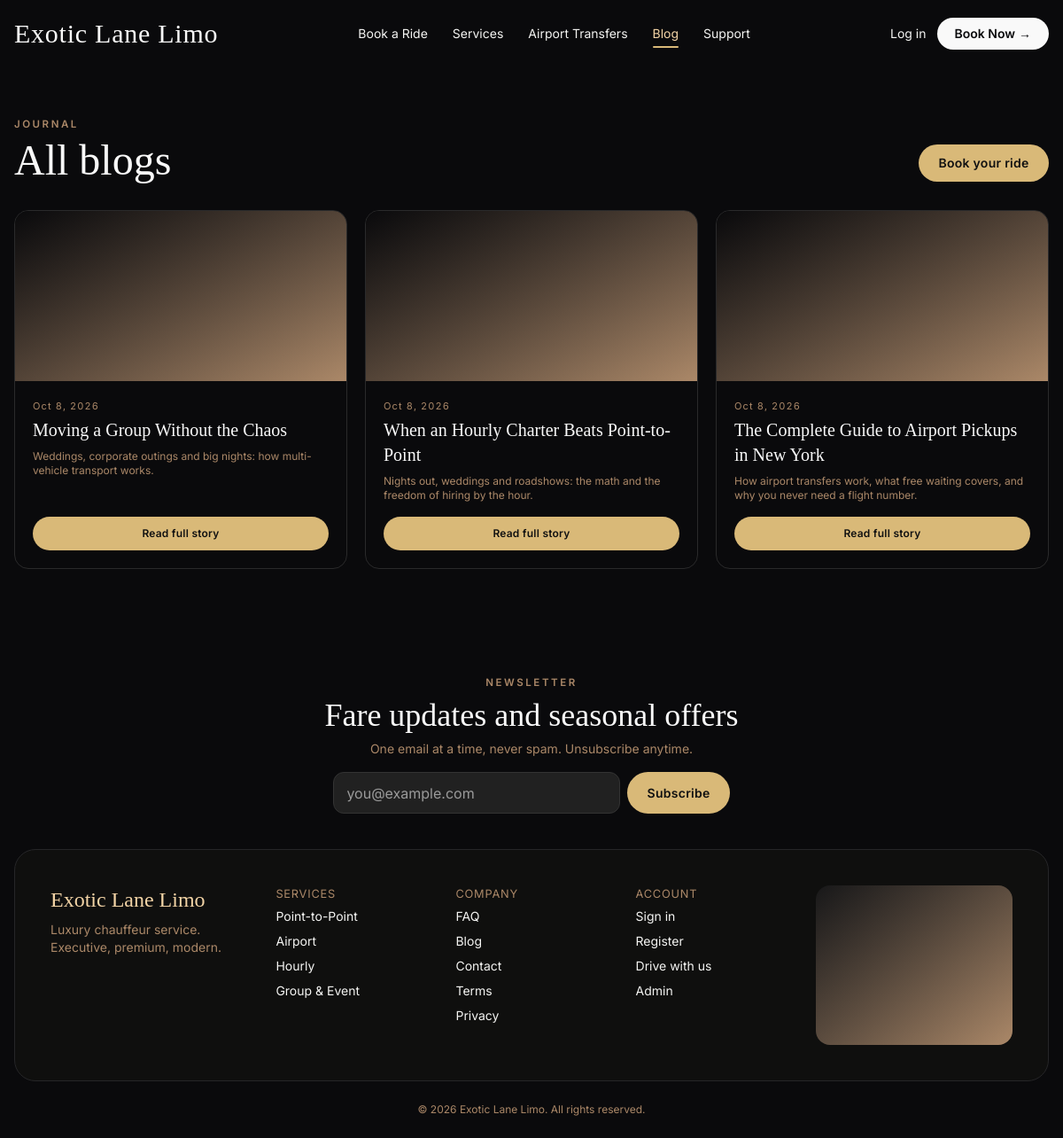
Page /services/blogs/index.php on the committed database.
### tables this page shows
CREATE TABLE IF NOT EXISTS blog_posts (
  id BIGINT UNSIGNED NOT NULL AUTO_INCREMENT PRIMARY KEY,
  slug VARCHAR(150) NOT NULL,
  title VARCHAR(190) NOT NULL,
  excerpt VARCHAR(255) NULL,
  body MEDIUMTEXT NULL,
  cover VARCHAR(255) NULL,
  meta_title VARCHAR(190) NULL,
  meta_description VARCHAR(255) NULL,
  meta_keywords VARCHAR(255) NULL,
  status ENUM('draft','published') NOT NULL DEFAULT 'draft',
  published_at DATETIME NULL,
  created_at DATETIME NOT NULL DEFAULT CURRENT_TIMESTAMP,
  updated_at DATETIME NOT NULL DEFAULT CURRENT_TIMESTAMP ON UPDATE CURRENT_TIMESTAMP,
  UNIQUE KEY uq_blog_slug (slug),
  KEY idx_blog_status (status, published_at)
);

### app/Helpers/functions.php (called while the page is built, shortened)
<?php
function url(string $path = ''): string
{
    return SITE_URL . '/' . ltrim($path, '/');
}
function asset(string $path): string
{
    return url('assets/' . ltrim($path, '/'));
}
function nav_active(string|array $paths, bool $underline = true): string
{
    $script = '/' . ltrim((string)($_SERVER['SCRIPT_NAME'] ?? ''), '/');
    foreach ((array)$paths as $p) {
        $p = '/' . ltrim((string)$p, '/');
        if ($script === $p || str_ends_with($script, $p)) {
            return $underline ? 'nav-active' : 'text-[#F3D4A6]';
        }
    }
    return '';
}
function e(mixed $v): string
{
    return htmlspecialchars((string)($v ?? ''), ENT_QUOTES | ENT_SUBSTITUTE, 'UTF-8');
}
function setting(PDO $pdo, string $key, mixed $default = null, bool $refresh = false): mixed
{
    static $cache = [];
    if (array_key_exists($key, $cache)) return $cache[$key];
    $st = $pdo->prepare('SELECT svalue FROM settings WHERE skey = ? LIMIT 1');
    $st->execute([$key]);
    $row = $st->fetch(PDO::FETCH_ASSOC);
    $cache[$key] = $row ? $row['svalue'] : $default;
    return $cache[$key];
}
function media_url(?string $value): string
{
    $v = trim((string)$value);
    if ($v === '') return '';
    return url($v);
}

### app/Helpers/seo.php (called while the page is built, shortened)
<?php
function seo_setting(PDO $pdo, string $key, string $default = ''): string
{
    try {
        $v = setting($pdo, $key, $default);
        return trim((string)$v);
    } catch (Throwable) {
        return $default;
    }
}
function seo_business_node(PDO $pdo): array
{
    $name = seo_setting($pdo, 'org_name', 'Exotic Lane Limo');
    $type = seo_setting($pdo, 'schema_type', 'LimousineService');
    $node = [
        '@type' => $type,
        'name' => $name,
        'url' => SITE_URL . '/',
    ];
    $desc = seo_setting($pdo, 'meta_description');
    if ($desc !== '') $node['description'] = $desc;
    $logo = seo_setting($pdo, 'site_logo');
    $currency = seo_setting($pdo, 'currency', 'USD');
    if ($currency !== '') $node['currenciesAccepted'] = $currency;
    return $node;
}

### app/Middleware/Auth.php (called while the page is built, shortened)
<?php
function current_user(string $role): ?array
{
    return $_SESSION['user'][$role] ?? null;
}

### services/blogs/index.php (the view, shortened to what this page needs)
<?php
$pdo = Database::pdo();
$posts = $pdo->query("SELECT slug, title, excerpt, cover, published_at FROM blog_posts WHERE status = 'published' ORDER BY published_at DESC, id DESC")->fetchAll();
?>
<div class="max-w-7xl mx-auto px-4 py-10 md:py-14">
  <p class="eyebrow">Journal</p>
  <div class="flex flex-wrap items-end justify-between gap-4 mt-2">
    <h1 class="font-display text-4xl md:text-5xl text-[#F9F9F9]">All blogs</h1>
    <a href="<?= url('services/booking.php') ?>" class="btn-gold rounded-full text-sm px-6 py-2.5">Book your ride</a>
  </div>
  <?php if (!$posts): ?>
    <p class="text-sm text-[#AB8868] mt-8">No stories yet — check back soon.</p>
  <?php else: ?>
  <div class="grid sm:grid-cols-2 lg:grid-cols-3 gap-5 mt-8">
    <?php foreach ($posts as $p): ?>
    <a href="<?= url('services/blogs/read.php?slug=' . urlencode($p['slug'])) ?>" class="group flex flex-col rounded-2xl overflow-hidden border border-[#2a2a2b] hover:border-[#C8A96B]">
      <div class="h-48 bg-gradient-to-br from-[#0A0A0C] to-[#AB8868] overflow-hidden">
      </div>
      <div class="p-5 flex flex-col flex-1">
        <p class="tabular text-[11px] tracking-widest text-[#AB8868]"><?= e(date('M j, Y', strtotime($p['published_at'] ?? $p['created_at'] ?? 'now'))) ?></p>
        <h2 class="font-display text-xl text-[#F9F9F9] mt-1"><?= e($p['title']) ?></h2>
        <?php if (!empty($p['excerpt'])): ?><p class="text-xs text-[#AB8868] mt-2 flex-1"><?= e($p['excerpt']) ?></p><?php endif; ?>
        <span class="mt-4 inline-block text-center btn-gold rounded-full text-xs font-semibold px-5 py-2.5">Read full story</span>
      </div>
    </a>
    <?php endforeach; ?>
  </div>
  <?php endif; ?>
</div>
<?php
$content = ob_get_clean();
$headerVariant = 'index';
require APP_ROOT . '/views/layouts/public.php';

### views/layouts/public.php (shortened to what this page needs)
<?php
$pdo = isset($pdo) ? $pdo : null;
try { $pdo = $pdo ?? Database::pdo(); } catch (Throwable) { $pdo = null; }
$siteTitle = 'Exotic Lane Limo';
$metaDescription = 'Premium chauffeur, airport and hourly limo service.';
$logo = '';
if ($pdo) {
    try {
        $siteTitle = (string)(setting($pdo, 'site_title', $siteTitle));
        $metaDescription = (string)(setting($pdo, 'meta_description', $metaDescription));
        $logo = media_url(setting($pdo, 'site_logo', ''));
    } catch (Throwable) {}
}
?>
<?php
$seo = is_array($seo ?? null) ? $seo : [];
$seoKeywords = trim((string)($seo['keywords'] ?? $metaKeywords ?? ''));
if ($seoKeywords === '') $seoKeywords = (string)setting($pdo, 'meta_keywords', '');
$seoOgImage = media_url($seo['og_image'] ?? '') ?: media_url(setting($pdo, 'og_image', ''));
$siteName = (string)setting($pdo, 'org_name', 'Exotic Lane Limo');
try { $favicon = media_url(setting($pdo, 'favicon', '')); } catch (Throwable) {}
?>
<!DOCTYPE html>
<html lang="en">
<head>
<?php if ($pdo) { try {
    $gsc = setting($pdo, 'gsc_verification', '');
    $ga = setting($pdo, 'ga_id', '');
} catch (Throwable) {} } ?>
<script src="https://cdn.jsdelivr.net/npm/@tailwindcss/browser@4"></script>
<link rel="stylesheet" href="<?= asset('css/app.css?v=20260924g') ?>">
</head>
<body class="font-ui no-overflow">
<?php if (empty($hideHeader)): ?>
<?php if (($headerVariant ?? 'default') === 'index'): ?>
<header class="bg-[#0A0A0C]" x-data="{menu:false}">
  <div class="max-w-7xl mx-auto px-4 flex items-center justify-between py-5">
    <a href="<?= url('index.php') ?>" class="flex items-center gap-3"><?php if ($logo !== ''): ?><img src="<?= e($logo) ?>" alt="Exotic Lane Limo" class="h-8 md:h-9" decoding="async" onerror="this.remove()"><?php else: ?><span class="font-display text-2xl md:text-3xl tracking-wide text-[#F9F9F9]">Exotic Lane Limo</span><?php endif; ?></a>
    <nav class="hidden md:flex items-center gap-7 text-sm text-[#F5F5F3]" aria-label="Primary">
      <a href="<?= url('services/booking.php') ?>" class="hover:text-[#F3D4A6] <?= nav_active('services/booking.php') ?>">Book a Ride</a>
      <a href="<?= url('services/index.php') ?>" class="hover:text-[#F3D4A6] <?= nav_active('services/index.php') ?>">Services</a>
      <a href="<?= url('services/airport.php') ?>" class="hover:text-[#F3D4A6] <?= nav_active('services/airport.php') ?>">Airport Transfers</a>
      <a href="<?= url('services/blogs/index.php') ?>" class="hover:text-[#F3D4A6] <?= nav_active(['services/blogs/index.php', 'services/blogs/read.php']) ?>">Blog</a>
      <a href="<?= url('legal/contact.php') ?>" class="hover:text-[#F3D4A6] <?= nav_active(['legal/contact.php', 'legal/faq.php']) ?>">Support</a>
    </nav>
    <div class="flex items-center gap-3">
      <?php if (current_user('customer')): ?>
        <a href="<?= url('account/index.php') ?>" class="hidden md:inline-block text-sm hover:text-[#F3D4A6]">My Account</a>
      <?php else: ?>
        <a href="<?= url('auth/login.php') ?>" class="hidden md:inline-block text-sm hover:text-[#F3D4A6]">Log in</a>
      <?php endif; ?>
      <a href="<?= url('services/booking.php') ?>" class="hidden md:inline-flex items-center gap-1 bg-[#F9F9F9] text-[#0A0A0C] text-sm font-semibold px-5 py-2 rounded-full">Book Now <span aria-hidden="true">&rarr;</span></a>
    </div>
  </div>
</header>
<?php endif; ?>
<?php endif; ?>
<main><?= $content ?></main>
<div class="max-w-3xl mx-auto px-4 mt-16 text-center">
  <p class="eyebrow">Newsletter</p>
  <h2 class="font-display text-3xl md:text-4xl text-[#F9F9F9] mt-2">Fare updates and seasonal offers</h2>
  <p class="text-sm text-[#AB8868] mt-2">One email at a time, never spam. Unsubscribe anytime.</p>
  <form method="post" class="mt-4 flex flex-col sm:flex-row gap-2 max-w-md mx-auto"><?= csrf_field() ?>
    <input type="email" name="newsletter_email" required placeholder="you@example.com" aria-label="Email for newsletter" class="input rounded-full flex-1">
    <button class="btn-gold rounded-full text-sm font-semibold px-6 py-3 shrink-0">Subscribe</button>
  </form>
</div>
<footer class="max-w-7xl mx-auto px-4 mt-10">
  <div class="bg-[#0F0F0E] border border-[#262628] rounded-3xl p-6 md:p-10 grid gap-8 md:grid-cols-2 lg:grid-cols-[1.3fr_1fr_1fr_1fr_1.3fr]">
    <div>
      <p class="font-display text-2xl text-[#F3D4A6]">Exotic Lane Limo</p>
      <p class="text-sm text-[#AB8868] mt-2">Luxury chauffeur service. Executive, premium, modern.</p>
    </div>
    <nav aria-label="Services">
      <h3 class="label">Services</h3>
      <ul class="space-y-2 text-sm"><li><a href="<?= url('services/point-to-point.php') ?>">Point-to-Point</a></li><li><a href="<?= url('services/airport.php') ?>">Airport</a></li><li><a href="<?= url('services/hourly.php') ?>">Hourly</a></li><li><a href="<?= url('services/group-event.php') ?>">Group &amp; Event</a></li></ul>
    </nav>
    <nav aria-label="Company">
      <h3 class="label">Company</h3>
      <ul class="space-y-2 text-sm"><li><a href="<?= url('legal/faq.php') ?>">FAQ</a></li><li><a href="<?= url('services/blogs/index.php') ?>">Blog</a></li><li><a href="<?= url('legal/contact.php') ?>">Contact</a></li><li><a href="<?= url('legal/terms.php') ?>">Terms</a></li><li><a href="<?= url('legal/privacy.php') ?>">Privacy</a></li></ul>
    </nav>
    <nav aria-label="Account">
      <h3 class="label">Account</h3>
      <ul class="space-y-2 text-sm"><li><a href="<?= url('auth/login.php') ?>">Sign in</a></li><li><a href="<?= url('auth/register.php') ?>">Register</a></li><li><a href="<?= url('driver/index.php') ?>">Drive with us</a></li><li><a href="<?= url('admin/index.php') ?>">Admin</a></li></ul>
    </nav>
    <div class="rounded-2xl overflow-hidden bg-gradient-to-br from-[#181819] to-[#AB8868] min-h-[180px] relative">
    </div>
  </div>
  <div class="py-6 text-center text-xs text-[#AB8868]">&copy; <?= date('Y') ?> Exotic Lane Limo. All rights reserved.</div>
</footer>
</body>
</html>

### assets/css/app.css (style rules this page uses)
:root { --black:#0A0A0C; --deep:#0F0F0E; --charcoal:#181819; --input:#212121; --champagne:#F3D4A6; --champagne-lt:#F7E2BF; --gold:#D9B978; --gold-mute:#C8A96B; --tan:#AB8868; --ivory:#F9F9F9; --soft:#F5F5F3; --border:#E5E5E3; --cta:#F9F9F9; --cta-h:#F3D4A6; --err:#A3322F; --err-deep:#8E2B29; }
html { scroll-behavior:smooth }
body { background:var(--black);color:var(--soft); }
.font-display { font-family:"Cormorant Garamond",Georgia,serif }
.font-ui { font-family:Inter,system-ui,sans-serif }
.btn-gold { background:var(--gold);color:#111;padding:.7rem 1.4rem;font-weight:600;letter-spacing:.02em }
.input { background:var(--input);border:1px solid #333;color:var(--soft);padding:.65rem .9rem;width:100%;color-scheme:dark;border-radius:12px }
.input::placeholder,textarea.input::placeholder { color:#9a9a9a;opacity:1 }
.label { display:block;font-size:.8rem;letter-spacing:.06em;text-transform:uppercase;color:var(--tan);margin-bottom:.35rem }
.nav-active { color:var(--champagne) !important;position:relative }
.nav-active::after { content:'';position:absolute;left:0;right:0;bottom:-6px;height:2px;background:var(--gold);border-radius:2px }
.eyebrow { font-size:.72rem;letter-spacing:.22em;text-transform:uppercase;color:var(--tan);font-weight:600 }
.tabular { font-variant-numeric:tabular-nums }

### rows in the picture
blog_posts: published_at "Oct 8, 2026", title "Moving a Group Without the Chaos", excerpt "Weddings, corporate outings and big nights: how multi-vehicle transport works."
blog_posts: published_at "Oct 8, 2026", title "When an Hourly Charter Beats Point-to-Point", excerpt "Nights out, weddings and roadshows: the math and the freedom of hiring by the hour."
blog_posts: published_at "Oct 8, 2026", title "The Complete Guide to Airport Pickups in New York", excerpt "How airport transfers work, what free waiting covers, and why you never need a flight number."
